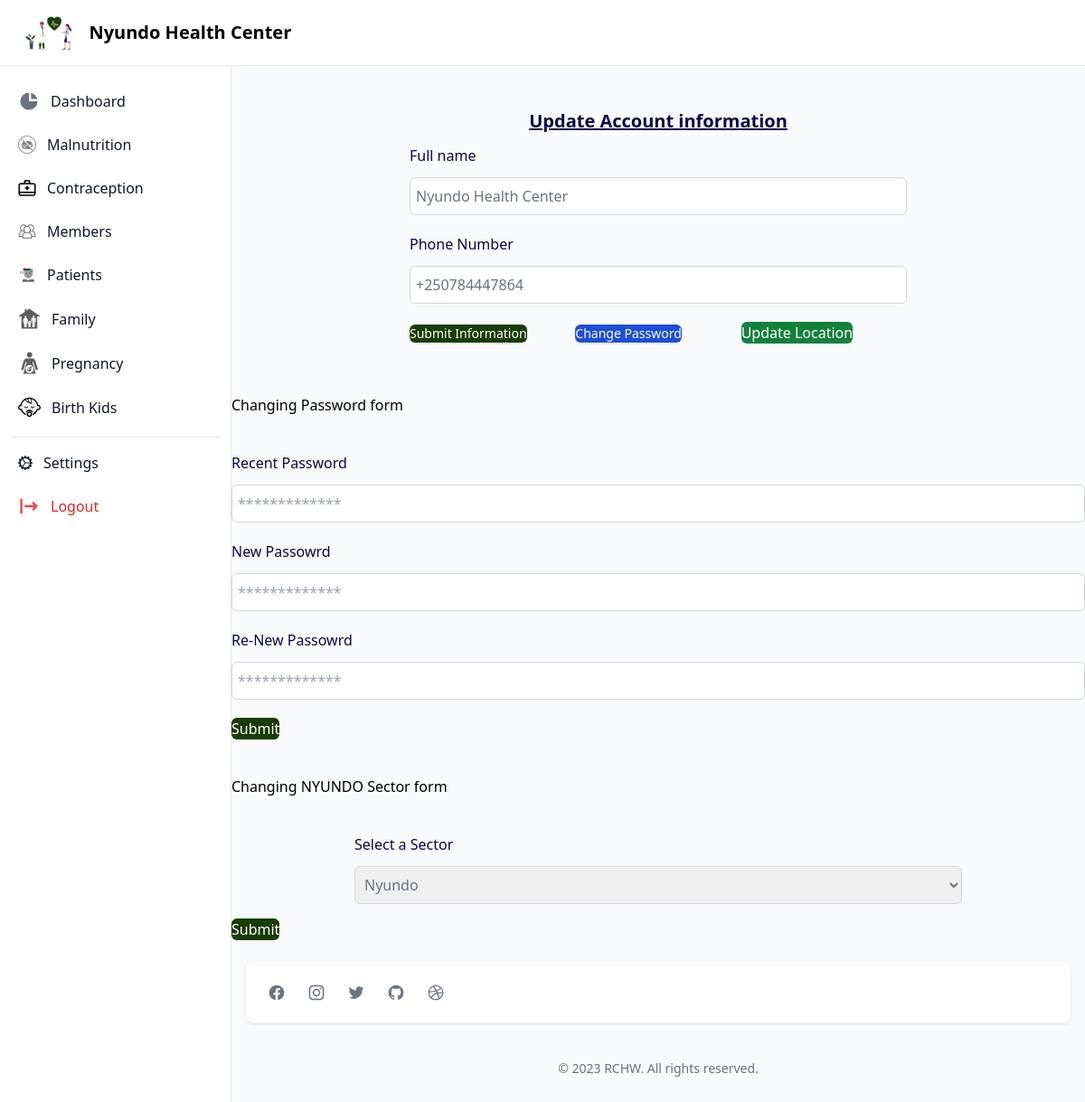
/setting/ (signed in), run on the app's committed database.
### accounts/models.py (models this page shows, shortened)
class User(AbstractBaseUser, PermissionsMixin):
    ADMIN="ADMIN"
    UMUJYANAMA="UMUJYANAMA"
    HC="HC"
    STAFF="STAFF"
    RSSB="RSSB"
    RAMA="RAMA"
    USER_TYPE_CHOICE = (
        (ADMIN,"Super User"),
        (STAFF,"Staff User"),
        (UMUJYANAMA,"Umujyana"),
        (HC,"Health Center"),
    )
    id = models.UUIDField(default=uuid.uuid4, primary_key=True, editable=False)
    email = models.EmailField("email address", max_length=255, unique=True,blank=True,null=True)
    full_name = models.CharField(_("full name"), max_length=100)
    username = models.CharField(_("username"), max_length=100, unique=True)
    phone_number = models.CharField(
        _("phone number"), max_length=255,unique=True
    )
    identification_number= models.CharField(_("identification_number"),max_length=255)
    user_type = models.CharField(
        _("user type"), choices=USER_TYPE_CHOICE, max_length=50, default=UMUJYANAMA
    )
    is_active = models.BooleanField(_("is active"), default=True)
    is_staff = models.BooleanField(_("staff"), default=False)
    is_first_login = models.BooleanField(_("staff"), default=True)
    admin = models.BooleanField(_("admin"), default=False)  # a admin
    created_on = models.DateTimeField(_("created on"), auto_now_add=True)
    objects = UserManager()
    USERNAME_FIELD = _("username")
    REQUIRED_FIELDS = ["email","full_name"]

class ClinicAddress(models.Model):
    clinic=models.OneToOneField(User,related_name='clinic_address',on_delete=models.CASCADE)
    sector=models.ForeignKey(Sector,on_delete=models.SET_NULL,related_name='clinic_sector',blank=True, null=True)
    class Meta:
        verbose_name = _("Clinic address")
        verbose_name_plural = _("Clinics address")
        ordering = ('sector',)

class Sector(models.Model):
    id = models.UUIDField(default=uuid.uuid4, primary_key=True, editable=False)
    name=models.CharField(max_length=50)
    district=models.ForeignKey(District,on_delete=models.CASCADE,related_name='province_sector')
    class Meta:
        verbose_name = _("Sector")
        verbose_name_plural = _("Sectors")
        ordering = ('name',)
    def __str__(self):
            return self.name

### healthCenter/views.py (the view)
# urls.py: path('setting/',settings_user,name="settings_user"),
def settings_user(request):
    info_form=UserInfoPassword()
    loc=ClinicAddressForm(instance=request.user.clinic_address)
    context={
        "info_form":info_form,
        "loc_form":loc
    }
    if request.method=='POST':
        info_form = UserInfoPassword(request.POST, instance=request.user)
        if info_form.is_valid():
            info_form.save()
            messages.success(request, 'Successful')
        context['info_form']=info_form
    return render(request,'auth/settings.html',context)

### healthCenter/forms.py
class UserInfoPassword(forms.ModelForm):
    class Meta:
        model = User
        fields = ('full_name', 'phone_number')

class ClinicAddressForm(forms.ModelForm):
    class Meta:
        model = ClinicAddress
        fields = ('sector',)

### healthCenter/templates/auth/settings.html (shortened to what this page needs)
{% extends 'base/healthCenter/base.html'%}
{% block css%}
<link rel="stylesheet" href="https://cdn.jsdelivr.net/npm/uikit@3.16.24/dist/css/uikit.min.css" />
{%endblock%}
{% block main%}
<section class="container px-4 mx-auto mt-10">
<div class="flex items-center justify-center p-4">
    <div class="mx-auto w-full max-w-[550px]">
        <form action="{% url 'settings_user'%}" method="POST">
            <h4 class="mb-3 block text-[#07074D] font-bold underline text-xl text-center">Update Account information</h3>
              <div class="mb-5">
                <label
                  for="name"
                  class="mb-3 block text-base font-medium text-[#07074D]"
                >
                Full name
                </label>
                <input
                  type="text"
                  name="full_name"
                  id="name"
                  placeholder="07..."
                  value="{{request.user.full_name}}"
                  required
                  class="w-full block w-full rounded-md border border-gray-300 focus:border-green-700 focus:outline-none focus:ring-1 focus:ring-green-700 py-2 px-1.5 text-gray-500 focus:shadow-md"            />
              </div>
            <div class="mb-5">
                <label
                  for="name"
                  class="mb-3 block text-base font-medium text-[#07074D]"
                >
                Phone Number
                </label>
                <input
                  type="text"
                  name="phone_number"
                  id="name"
                  placeholder="07..."
                  value={{request.user.phone_number}}
                  required
                  class="w-full block w-full rounded-md border border-gray-300 focus:border-green-700 focus:outline-none focus:ring-1 focus:ring-green-700 py-2 px-1.5 text-gray-500 focus:shadow-md"            />
              </div>
            <div>
           <div class="flex flex-wrap gap 2">
            <div class="w-1/3">
              <button
                class="uk-button text-sm text-center text-white AppBgColor rounded-md"
              >
                Submit Information
              </button></div>
              <div class="w-1/3">
                <button
                class="uk-button text-sm text-center text-white bg-blue-700 hover:bg-blue-500 rounded-md"
                type="button" uk-toggle="target: #modal-example" >
                Change Password
              </button>
              </div>
              <div class="w-1/3">
                {% if request.user.clinic_address%}
                <button
                class="uk-button  text-center text-white bg-green-700 hover:bg-green-500 rounded-md"
                type="button" uk-toggle="target: #modal-location" >
                Update Location
              </button>
              {% endif%}
              </div>
           </div>
            </div>
          </form>
    </div>
  </div>
</section>
<div id="modal-example" uk-modal>
  <div class="uk-modal-dialog uk-modal-body">
      <h2 class="uk-modal-title my-10">Changing Password form</h2>
      <form action="{% url 'change_pass'%}" method="POST">
          <div class="mb-5">
            <label
              for="name"
              class="mb-3 block text-base font-medium text-[#07074D]"
            >
            Recent Password
            </label>
            <input
              type="password"
              name="password"
              id="name"
              placeholder="*************"
              required
              class="w-full block w-full rounded-md border border-gray-300 focus:border-green-700 focus:outline-none focus:ring-1 focus:ring-green-700 py-2 px-1.5 text-gray-500 focus:shadow-md"            />
          </div>
        <div class="mb-5">
            <label
              for="name"
              class="mb-3 block text-base font-medium text-[#07074D]"
            >
            New Passowrd
            </label>
            <input
              type="password"
              name="new_password"
              id="name"
              placeholder="*************"
              required
              class="w-full block w-full rounded-md border border-gray-300 focus:border-green-700 focus:outline-none focus:ring-1 focus:ring-green-700 py-2 px-1.5 text-gray-500 focus:shadow-md"            />
          </div>
        <div>
          <div class="mb-5">
            <label
              for="name"
              class="mb-3 block text-base font-medium text-[#07074D]"
            >
            Re-New Passowrd
            </label>
            <input
              type="password"
              name="re_password"
              id="name"
              placeholder="*************"
              required
              class="w-full block w-full rounded-md border border-gray-300 focus:border-green-700 focus:outline-none focus:ring-1 focus:ring-green-700 py-2 px-1.5 text-gray-500 focus:shadow-md"            />
          </div>
        <div>
       <div class="flex flex-wrap">
        <div class="w-full">   <button
            class="uk-button  text-center text-white AppBgColor rounded-md"
          >
            Submit
          </button></div>
       </div>
        </div>
      </form>
  </div>
</div>
</div>
<div id="modal-location" uk-modal>
  <div class="uk-modal-dialog uk-modal-body">
      <h2 class="uk-modal-title my-10">Changing {{request.user.clinic_address.sector}} Sector form</h2>
      <form action="{% url 'change_location'%}" method="POST">
        <div class="max-w-2xl mx-auto my-4">
          <label for="countries" class="mb-3 block text-base font-medium text-[#07074D]">Select a Sector</label>
              <select
              name="sector"
              id="countries" class="w-full block w-full rounded-md border border-gray-300 focus:border-green-700 focus:outline-none focus:ring-1 focus:ring-green-700 py-2 px-1.5 text-gray-500 focus:shadow-md">
              {%for dt in loc_form.sector%}
              {{dt|title}}
              {%endfor%}
          </select>
      </div>
       <div class="flex flex-wrap">
        <div class="w-full">   <button
            class="uk-button  text-center text-white AppBgColor rounded-md"
          >
            Submit
          </button></div>
      </form>
  </div>
</div>
</div>
{%endblock%}

### templates/base/healthCenter/base.html (shortened to what this page needs)
{%load static%}
{% if request.user.user_type == 'HC'%}
<!doctype html>
<html>
<head>
  <script src="https://cdn.tailwindcss.com"></script>
  <link rel="stylesheet" href="https://cdn.jsdelivr.net/npm/uikit@3.16.23/dist/css/uikit.min.css" />
 {% block css%}{%endblock%}
</head>
<body>
<div>
    <nav class="bg-white border-b border-gray-200 fixed z-30 w-full">
       <div class="px-3 py-3 lg:px-5 lg:pl-3">
          <div class="flex items-center justify-between">
             <div class="flex items-center justify-start">
                <div  class="text-xl font-bold flex items-center lg:ml-2.5">
                <img src={%static  'images/undraw_medicine_b1ol.png'%} class="h-12 mr-2" alt="Windster Logo">
                <span class="self-center whitespace-nowrap">{{request.user.full_name}}</span>
                </div>
             </div>
          </div>
       </div>
    </nav>
    <div class="flex overflow-hidden bg-white pt-16">
       <aside id="sidebar" class="fixed hidden z-20 h-full top-0 left-0 pt-16 flex lg:flex flex-shrink-0 flex-col w-64 transition-width duration-75" aria-label="Sidebar">
          <div class="relative flex-1 flex flex-col min-h-0 border-r border-gray-200 bg-white pt-0">
             <div class="flex-1 flex flex-col pt-5 pb-4 overflow-y-auto">
                <div class="flex-1 px-3 bg-white divide-y space-y-1">
                   <ul class="space-y-2 pb-2">
                      <li>
                         <a href={% url 'home_health_center' %} class="text-base text-gray-900 font-normal rounded-lg flex items-center p-2 hover:bg-gray-100 group">
                            <svg class="w-6 h-6 text-gray-500 group-hover:text-gray-900 transition duration-75" fill="currentColor" viewBox="0 0 20 20" xmlns="http://www.w3.org/2000/svg">
                               <path d="M2 10a8 8 0 018-8v8h8a8 8 0 11-16 0z"></path>
                               <path d="M12 2.252A8.014 8.014 0 0117.748 8H12V2.252z"></path>
                            </svg>
                            <span class="ml-3">Dashboard</span>
                         </a>
                      </li>
                      <li>
                         <a href="{% url 'malnutrition'%}"  class="text-base text-gray-900 font-normal rounded-lg hover:bg-gray-100 flex items-center p-2 group ">
                            <span class="ml-3 flex-1 whitespace-nowrap">Malnutrition</span>
                         </a>
                      </li>
                      <li>
                         <a href={% url 'contraception'%}  class="text-base text-gray-900 font-normal rounded-lg hover:bg-gray-100 flex items-center p-2 group ">
                            <span class="ml-3 flex-1 whitespace-nowrap">Contraception</span>
                         </a>
                      </li>
                      <li>
                         <a href={% url 'members' %} class="text-base text-gray-900 font-normal rounded-lg hover:bg-gray-100 flex items-center p-2 group ">
                            <span class="ml-3 flex-1 whitespace-nowrap">Members</span>
                         </a>
                      </li>
                      <li>
                         <a href={% url 'patient'%} class="text-base text-gray-900 font-normal rounded-lg hover:bg-gray-100 flex items-center p-2 group ">
                            <span class="ml-3 flex-1 whitespace-nowrap">Patients</span>
                         </a>
                      </li>
                      <li>
                        <a href={% url 'house_hold'%} class="text-base text-gray-900 font-normal rounded-lg hover:bg-gray-100 flex items-center p-2 group ">
                           <span class="ml-3 flex-1 whitespace-nowrap">Family</span>
                        </a>
                     </li>
                     <li>
                        <a href={% url 'pregnancy_woman'%} class="text-base text-gray-900 font-normal rounded-lg hover:bg-gray-100 flex items-center p-2 group ">
                           <span class="ml-3 flex-1 whitespace-nowrap">Pregnancy</span>
                        </a>
                     </li>
                     <li>
                        <a href={% url 'birth_child'%} class="text-base text-gray-900 font-normal rounded-lg hover:bg-gray-100 flex items-center p-2 group ">
                           <span class="ml-3 flex-1 whitespace-nowrap">Birth Kids</span>
                        </a>
                     </li>
                   </ul>
                   <div class="space-y-2 pt-2">
                      <a href="{% url 'settings_user'%}"  class="text-base text-gray-900 font-normal rounded-lg hover:bg-gray-100 group transition duration-75 flex items-center p-2">
                         <span class="ml-3">Settings</span>
                      </a>
                      <a href="{% url 'logout'%}" class="text-base text-red-600 font-normal rounded-lg hover:bg-gray-100 flex items-center p-2 group ">
                        <span class="ml-3 flex-1  whitespace-nowrap">Logout</span>
                     </a>
                   </div>
                </div>
             </div>
          </div>
       </aside>
       <div id="main-content" class="h-full w-full bg-gray-50 relative overflow-y-auto lg:ml-64">
         {% block main %}{% endblock%}
          <footer class="bg-white md:flex md:items-center md:justify-between shadow rounded-lg p-4 md:p-6 xl:p-8 my-6 mx-4">
             <div class="flex sm:justify-center space-x-6">
                <a href="#" class="text-gray-500 hover:text-gray-900">
                </a>
                <a href="#" class="text-gray-500 hover:text-gray-900">
                </a>
                <a href="#" class="text-gray-500 hover:text-gray-900">
                </a>
                <a href="#" class="text-gray-500 hover:text-gray-900">
                </a>
                <a href="#" class="text-gray-500 hover:text-gray-900">
                </a>
             </div>
          </footer>
          <p class="text-center text-sm text-gray-500 my-10">
             &copy; 2023 <a href="#" class="hover:underline" target="_blank">RCHW</a>. All rights reserved.
          </p>
       </div>
</body>
</html>
{%endif%}

### templates/base/healthCenter/base.html (style rules this page uses)
.AppBgColor { background-color:#193c02; }

### data on the page
User: user.full_name "Nyundo Health Center", full_name "Nyundo Health Center", phone_number "+250784447864", user.clinic_address.sector "NYUNDO"
ClinicAddress: sector "Nyundo"
